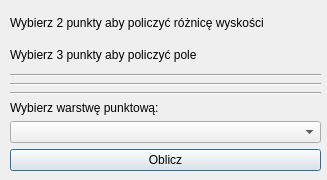
<?xml version="1.0" encoding="UTF-8"?>
<ui version="4.0">
 <class>WtyczkaQGISDialogBase</class>
 <widget class="QDialog" name="WtyczkaQGISDialogBase">
  <property name="geometry">
   <rect>
    <x>0</x>
    <y>0</y>
    <width>327</width>
    <height>180</height>
   </rect>
  </property>
  <property name="windowTitle">
   <string>Wtyczka QGIS</string>
  </property>
  <widget class="QWidget" name="horizontalLayoutWidget">
   <property name="geometry">
    <rect>
     <x>10</x>
     <y>10</y>
     <width>311</width>
     <height>161</height>
    </rect>
   </property>
   <layout class="QHBoxLayout" name="horizontalLayout">
    <item>
     <layout class="QVBoxLayout" name="verticalLayout_2">
      <item>
       <widget class="QLabel" name="label">
        <property name="layoutDirection">
         <enum>Qt::LeftToRight</enum>
        </property>
        <property name="text">
         <string>Wybierz 2 punkty aby policzyć różnicę wyskości</string>
        </property>
       </widget>
      </item>
      <item>
       <widget class="QLabel" name="label_2">
        <property name="text">
         <string>Wybierz 3 punkty aby policzyć pole</string>
        </property>
       </widget>
      </item>
      <item>
       <widget class="Line" name="line_3">
        <property name="orientation">
         <enum>Qt::Horizontal</enum>
        </property>
       </widget>
      </item>
      <item>
       <widget class="Line" name="line_2">
        <property name="orientation">
         <enum>Qt::Horizontal</enum>
        </property>
       </widget>
      </item>
      <item>
       <layout class="QVBoxLayout" name="verticalLayout">
        <item>
         <widget class="Line" name="line">
          <property name="orientation">
           <enum>Qt::Horizontal</enum>
          </property>
         </widget>
        </item>
        <item>
         <widget class="QLabel" name="label_3">
          <property name="text">
           <string>Wybierz warstwę punktową:</string>
          </property>
         </widget>
        </item>
        <item>
         <widget class="QgsMapLayerComboBox" name="mMapLayerComboBox"/>
        </item>
        <item>
         <widget class="QPushButton" name="oblicz">
          <property name="text">
           <string>Oblicz</string>
          </property>
         </widget>
        </item>
       </layout>
      </item>
     </layout>
    </item>
   </layout>
  </widget>
 </widget>
 <customwidgets>
  <customwidget>
   <class>QgsMapLayerComboBox</class>
   <extends>QComboBox</extends>
   <header>qgsmaplayercombobox.h</header>
  </customwidget>
 </customwidgets>
 <resources/>
 <connections/>
</ui>
